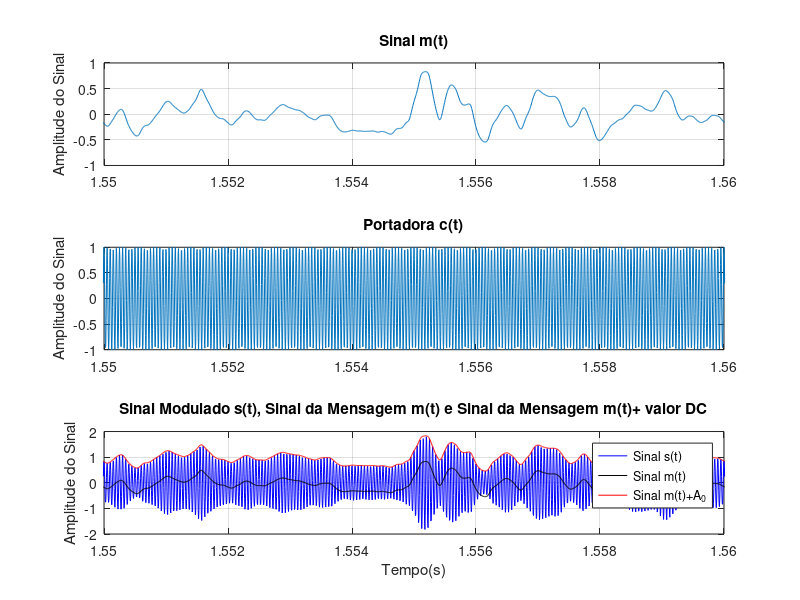
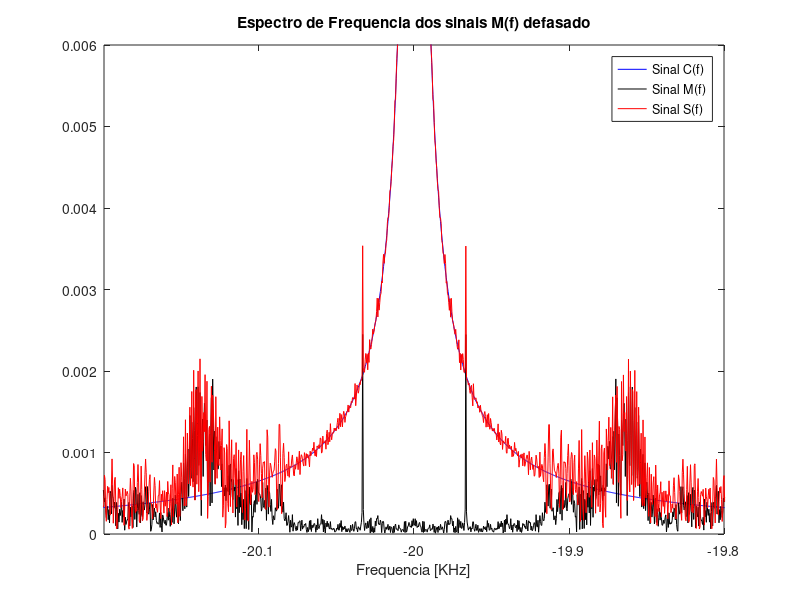
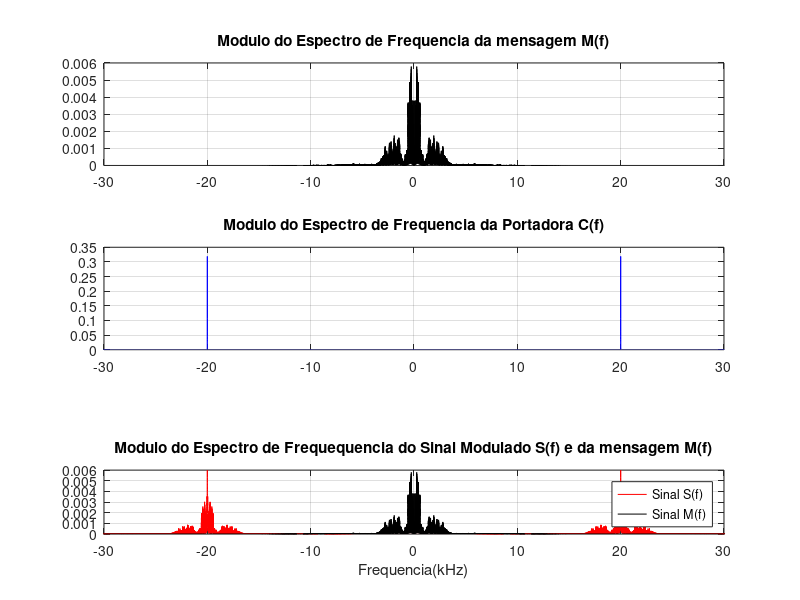
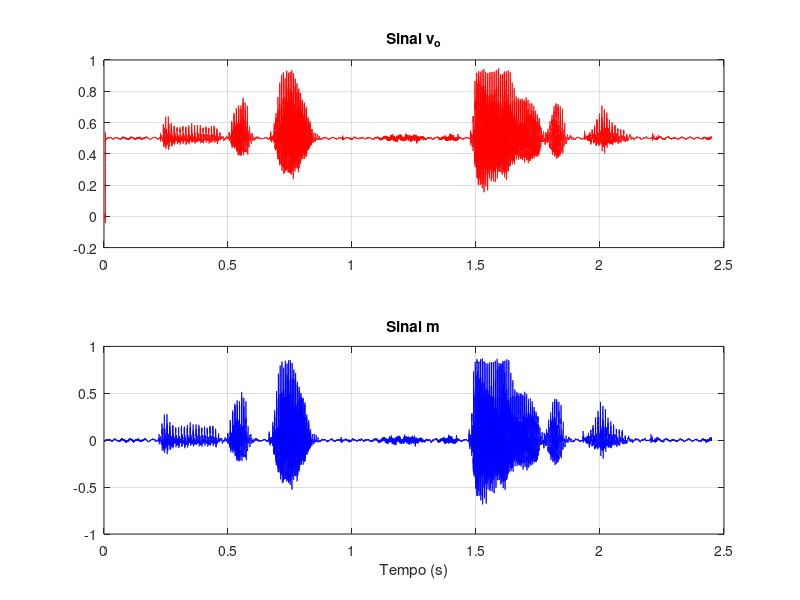

MATLAB code for these plots, in order:
%% Informacoes do relatorio
%
% * *Nome dos Alunos: Andre Luis Maldonado Daniel e Erasmo Costa*
% * *Curso: LT37C - Fundamentos de Comunicacao*
%
% * *Relatorio de modulacao*
%
% O relatorio da modulacao  deve conter:
%
% * Modulacao e demodulacao;
% * Apresentar de forma legivel as formas de onda da mensagem, da
% portadora, e da Modulacao, no dominio do tempo e no dominio da
% frequencia;
% * Explicar no relatorio cada forma de onda;


%% Exercicio 1
% Para que haja uma boa modulacao a frequencia da portadora deve ser maior que a banda
% do Sinal, ao vizualizar a figura 3 e possivel comprovar que a mensagem
% nao chega a $10Khz$ sendo assim, a frequencia da portadora sendo 20KHz supre o necessario.
% Para que nao ocorra perca de informacao $A_0$ deve ser escolhido para que o minimo valor 
% do Sinal, quando somado a $A_0$ seja maior que 0. A funcao _min_ nos garante que $A_0$ foi
% escolhido corretamente.

%Limpar e fechar tudo
clc; %limpa a janela de comandos
clear; %limpa as variaveis e funcoes da memoria 
close all; %fecha as janelas abertas de figuras 

% Arquivo de audio da mensagem
load sound.mat %carrega o arquivo 'sound.mat' para o Workspace
Vminimo = min(m);

% Reproducao do arquivo sound
sound(m,fs) %reproduz o Sinal do vetor 'm', com frequencia de amostragem 'fs'

% Tamanho do vetor da mensagem
N = length(m); %'N' recebe o tamanho do vetor 'm' (432008)

% Periodo de amostragem de m
T = 1/fs; %'T' recebe o valor do periodo de amostragem (5.668934240362812e-06)

% Vetor de tempo
t = (0:N-1)*T; %'t' recebe o vetor de tempo

% Frequencia da portadora em Hz
fc = 20e3; %'fc' recebe o valor da frequencia da portadora em Hz (20kHz)

% Valor DC
A0 = 1; %A0 recebe 1

% Portadora
c = cos(2*pi*fc*t); %'c' recebe a portadora

% Modulando o Sinal
s=(A0+m).*c; %'s' recebe o sinal modulado

%%% Plot dos sinais no tempo
% Na figura 1 sao mostrados os sinais da mensagem, portadora e o Sinal modulado
% 's = (A_0.+m)*c', no terceiro grafico da figura 1 e apresentado o Sinal modulado em azul
% ao adicionarmos um valor DC de 'A_0' ao Sinal da mensagem e possivel ver o envelope
% no Sinal modulado.
%%

% Plot do Sinal de audio m(t)
figure(); %cria uma janela de figura

subplot(3,1,1); %divide a janela de figura em 3x1 e seleciona a primeira parte para o plot atual
plot(t,m); %plota 'm' versus 't'
xlim([1.55 1.56]); %define os limites do eixo X em 0,94 e 0,95
title('Sinal m(t)'); %define o nome do grafico como 'Sinal m(t)'
ylabel('Amplitude do Sinal'); %define o nome do eixo Y como 'Amplitude do Sinal'
grid on; %construcao das linhas de grade

% Plot da portadora c(t)
subplot(3,1,2); %divide a janela de figura em 3x1 e seleciona a segunda parte para o plot atual
plot(t,c); %plota 'c' versus 't'
xlim([1.55 1.56]); %define os limites do eixo X em 0,94 e 0,95
title('Portadora c(t)'); %define o nome do grafico como 'Portadora c(t)'
ylabel('Amplitude do Sinal'); %define o nome do eixo Y como 'Amplitude do Sinal'
grid on; %construcao das linhas de grade

% Plot do Sinal modulado s(t) e do Sinal de audio m(t)
subplot(3,1,3); %divide a janela de figura em 3x1 e seleciona a terceira parte para o plot atual
plot(t,s,'b',t,m,'k',t,A0+m,'r'); %plota 's' versus 't' em azul e 'm' versus 't' em preto
xlim([1.55 1.56]); %define os limites do eixo X em 0,94 e 0,95
title('Sinal Modulado s(t), Sinal da Mensagem m(t) e Sinal da Mensagem m(t)+ valor DC'); %define o nome do grafico como 'Sinal Modulado s(t) e Sinal m(t)'
legend('Sinal s(t)', 'Sinal m(t)', 'Sinal m(t)+A_0');
xlabel('Tempo(s)'); %define o nome do eixo X como 'Tempo(s)'
ylabel('Amplitude do Sinal'); %define o nome do eixo Y como 'Amplitude do Sinal'
grid on; %construcao das linhas de grade

%% FFT dos sinais
M = abs(fftshift(fft(m)))/N; %'M' recebe o absoluto da FFT do Sinal de audio m(t)
C = abs(fftshift(fft(c)))/N; %'C' recebe o absoluto da FFT da portadora c(t)
S = abs(fftshift(fft(s)))/N; %'S' recebe o absoluto da FFT do Sinal modulado s(t)

% Vetor de frequencias
f = linspace(-fs/2,fs/2,N); %'f' recebe um vetor de 'N' pontos gerados entre '-fs/2' e 'fs/2'

%% Plot das FFT's
% Na figura 2 e apresentado os espectros e frequencia da portadora, do Sinal modulao e
% do Sinal da mensagem, atraves de uma multiplicacao com um cosseno a origem da mensagem M
% foi defasado para coincidir com 20 KHz a fim de ter uma melhor vizualicao sendo possivel
% ver na imagem que a modulacao foi feita corretamente, pois temos no Sinal s as tres frequencias, 
%as duas frequencias laterais $f_c+f_m$ e $f_c-f_m$ e a frequencia da portadora $f_c$
%%

% Plot dos sinais S(f) C(f) e M(f) [defasado para ficar centrado em 20KHz]
j = m.*cos(2*pi*fc*t);
J = abs(fftshift(fft(j)))/N;
figure()
plot(f/1000, C, 'b', f/1000, J, 'k', f/1000, S, 'r');
xlim([-20.2 -19.8]);
ylim([0 0.006]);
title('Espectro de Frequencia dos sinais M(f) defasado');
legend('Sinal C(f)', 'Sinal M(f)', 'Sinal S(f)');
xlabel('Frequencia [KHz]');

%Plot da FFT do Sinal |M(f)|
figure(); %cria uma janela de figura

subplot(3,1,1); %divide a janela de figura em 3x1 e seleciona a primeira parte para o plot atual
plot(f/1000,M, 'k'); %plota 'M' versus 'f/1000'
xlim([-30 30]); %define os limites do eixo X em -50 e 50
title('Modulo do Espectro de Frequencia da mensagem M(f)'); %define o nome do grafico como 'Sinal |M(f)|'
grid on; %construcao das linhas de grade

% Plot da FFT da portadora |C(f)|
subplot(3,1,2); %divide a janela de figura em 3x1 e seleciona a segunda parte para o plot atual
plot(f/1000,C, 'b'); %plota 'C' versus 'f/1000'
xlim([-30 30]); %define os limites do eixo X em -50 e 50
title('Modulo do Espectro de Frequencia da Portadora C(f)'); %define o nome do grafico como 'Portadora |C(f)|'
grid on; %construcao das linhas de grade

% Plot da FFT do Sinal modulado |S(f)|
subplot(3,1,3); %divide a janela de figura em 3x1 e seleciona a segunda parte para o plot atual
plot(f/1000,S, 'b'); %plota 'C' versus 'f/1000'
xlim([-30 30]); %define os limites do eixo X em -50 e 50
ylim([0 0.006]);
title('Modulo do Espectro de Frequequencia do Sinal Modulado S(f)'); %define o nome do grafico como 'Portadora |C(f)|'
grid on; %construcao das linhas de grade

% Plot da FFT do Sinal modulado |S(f)| e do Sinal de audio |M(f)|
subplot(4,1,4); %divide a janela de figura em 3x1 e seleciona a teceira parte para o plot atual
plot(f/1000,S,'r', f/1000,M,'k'); %plota 'S' versus 'f/1000' em azul e 'M' versus 'f/1000' em preto
xlim([-30 30]); %define os limites do eixo X em -30 e 30
ylim([0 0.006]);
title('Modulo do Espectro de Frequequencia do Sinal Modulado S(f) e da mensagem M(f)'); %define o nome do grafico como 'Sinal modulado |S(f)| e Sinal |M(f)|'
legend('Sinal S(f)', 'Sinal M(f)');
xlabel('Frequencia(kHz)'); %define o nome do eixo X como 'Frequencia(kHz)'
grid on; %construcao das linhas de grade

%% Exercicio 2
%%

%% Demodulacao do Sinal
v = s.*c; %'v' recebe o Sinal demodulador

%% Gerando filtro passa-baixa
fcorte = 6e3/(fs/2); %fcorte recebe (0.068027210884354 Hz)
h = fir1(2e3,fcorte); %'h' recebe um filtro digital FIR passa-baixas de ordem 2000 e frequencia de corte fcorte (0.068027210884354 Hz)
[H,fh] = freqz(h,1,N/2+1,fs/1e3); %[H,fh] recebe a resposta do filtro 
H = abs(H); %'H' recebe o modulo de 'H'
vo = filter(h,1,v); %vo recebe 'v' filtrado, com filtro descrito por 'h' e '1'

%% FFT de v(t) e vo(t)
%%

V = abs(fftshift(fft(v)))/N; %V recebe a FFT do Sinal demodulador v(t)
Vo = abs(fftshift(fft(vo)))/N; %Vo recebe a FFT do Sinal filtrado vo(t)

figure();

subplot(2,1,1);
plot(t,vo, 'r');
title('Sinal v_o');
grid on;

subplot(2,1,2); 
plot(t,m, 'b');
title('Sinal m');
xlabel('Tempo (s)');
grid on;
%%

%% Plot dos sinais V(f) e Vo(f)
figure(); %cria uma janela de figura

subplot(4,1,1); %divide a janela de figura em 4x1 e seleciona a primeira parte para o plot atual
plot((f/1000),S); %plota 'S' versus 'f/1000'
title('Modulo do Espectro de Frequequencia do Sinal Modulado S(f)'); %define o nome do grafico como 'Sinal Modulado |S(f)|' 
ylim([0 3e-3]) %define os limites do eixo y em 0 e 0,003
xlim([0 50]); %define os limites do eixo X em 0 e 50
grid on; %construcao das linhas de grade

subplot(4,1,2); %divide a janela de figura em 4x1 e seleciona a segunda parte para o plot atual
plot(f/1000,V); %plota 'V' versus 'f/1000'
title('Modulo do Espectro de Frequequencia do Sinal V(f)'); %define o nome do grafico como 'Sinal Demodulado |V(f)|'
ylim([0 3e-3]); %define os limites do eixo y em 0 e 0,003
xlim([0 50]); %define os limites do eixo X em 0 e 50
grid on; %construcao das linhas de grade

subplot(4,1,3); %divide a janela de figura em 4x1 e seleciona a teceira parte para o plot atual
plot(fh,H); %plota 'H' versus 'fh'
title('Modulo do Espectro de Frequequencia do Filtro H(f)'); %define o nome do grafico como 'Resposta em frequencia do filtro |H(f)|' 
grid on; %construcao das linhas de grade

subplot(4,1,4); %divide a janela de figura em 4x1 e seleciona a quarta parte para o plot atual
plot(f/1000,Vo); %plota 'Vo' versus 'f/1000'
title('Modulo do Espectro de Frequequencia do Sinal Recuperado |Vo(f)|'); %define o nome do grafico como 'Sinal Recuperado |Vo(f)|'
xlabel('Frequencia(kHz)'); %define o nome do eixo X como 'Frequencia(kHz)'
ylim([0 3e-3]); %define os limites do eixo y em 0 e 0,003
xlim([0 50]); %define os limites do eixo X em 0 e 50
grid on; %construcao das linhas de grade


sound(m,fs); %reproduz o Sinal do vetor 'm', com frequencia de amostragem 'fs'
sound(vo,fs); %reproduz o Sinal do vetor 'vo', com frequencia de amostragem 'fs